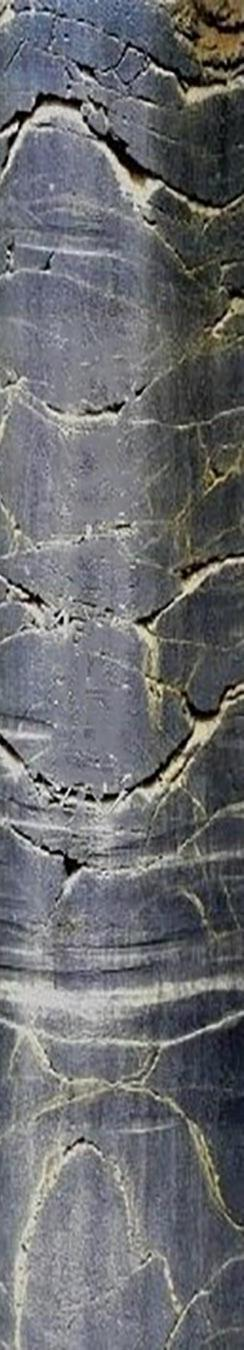
#> input picture data/1.jpg, 244 x 1350 px
$ python -i preprocessing.py   (imports and definitions only)
#> lines starting #> are read from the running program, lines starting #| are printed output that depends on the picture
### utils.py
"""
工具函数模块

包含通用的辅助函数：
- 文件IO操作
- 图像读取和归一化
- 目录管理
- 像素-毫米换算
"""

import os
import numpy as np
import cv2


# [21 lines left out: functions ensure_dir, imread_gray, not called in this run]


def normalize01(x):
    """
    将数组归一化到[0,1]范围

    Args:
        x: 输入数组

    Returns:
        numpy.ndarray: 归一化后的数组
    """
    x = x.astype(np.float32)
    mn, mx = np.min(x), np.max(x)
    if mx - mn < 1e-6:
        return np.zeros_like(x, dtype=np.float32)
    return (x - mn) / (mx - mn)


def circular_pad_h(img, pad_left, pad_right):
    """水平方向环形填充，以贴合圆柱展开的周向周期边界"""
    return np.hstack([img[:, -pad_left:], img, img[:, :pad_right]])


# [23 lines left out: functions circular_unpad_h, estimate_px_per_mm, not called in this run]

### preprocessing.py
"""
预处理模块

包含图像预处理功能：
- 光照矫正
- 竖条纹抑制
- 环形边界处理
"""

import numpy as np
import cv2
from utils import normalize01


def illumination_correction(gray):
    """
    同态/Retinex风格的光照矫正 + 自适应直方图均衡

    Args:
        gray: 灰度图像 (uint8)

    Returns:
        numpy.ndarray: 光照矫正后的图像
    """
    g = gray.astype(np.float32) / 255.0
    # 大尺度模糊估计背景
    bg = cv2.GaussianBlur(g, (0, 0), sigmaX=15, sigmaY=15)
    # 归一化抑制非均匀照明
    norm = normalize01(g / (bg + 1e-3))
    # 自适应均衡（CLAHE）
    clahe = cv2.createCLAHE(clipLimit=2.0, tileGridSize=(8, 8))
    out = clahe.apply((norm * 255).astype(np.uint8))
    return out


def suppress_vertical_stripes(gray, strength=0.25):
    """
    利用方向形态学估计竖条纹（泥浆/拼接线）并减弱之

    Args:
        gray: 灰度图像
        strength: 抑制强度 [0, 1]

    Returns:
        numpy.ndarray: 抑制竖条纹后的图像
    """
    h, w = gray.shape
    ksize = max(9, int(0.03 * h))  # 竖向核高度
    kernel = cv2.getStructuringElement(cv2.MORPH_RECT, (1, ksize))
    vertical_est = cv2.morphologyEx(gray, cv2.MORPH_OPEN, kernel)
    vertical_est = cv2.GaussianBlur(vertical_est, (0, 0), 3)
    out = cv2.addWeighted(gray, 1.0, vertical_est, -float(strength), 0)
    out = np.clip(out, 0, 255).astype(np.uint8)
    return out


def preprocess_image(gray_img):
    """
    完整的图像预处理流程

    Args:
        gray_img: 输入的灰度图像

    Returns:
        numpy.ndarray: 预处理后的图像
    """
    # 光照矫正
    corrected = illumination_correction(gray_img)

    # 竖条纹抑制
    cleaned = suppress_vertical_stripes(corrected)

    return cleaned

>>> import cv2
>>> picture = cv2.imread('data/1.jpg', cv2.IMREAD_GRAYSCALE)
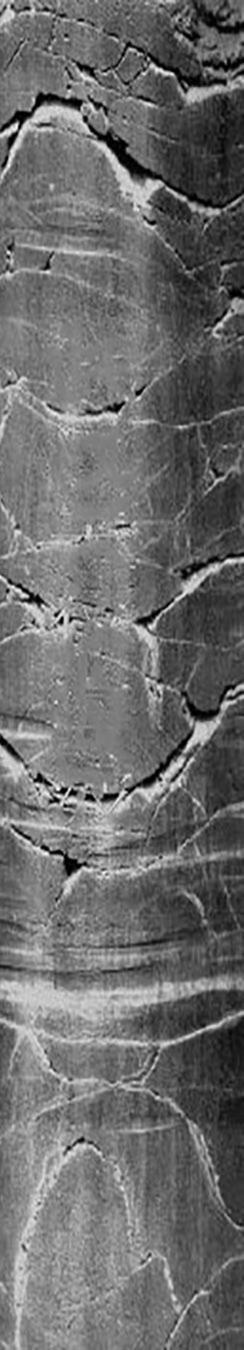
#> picture: shape (1350, 244); min 0, max 255, mean 107.8
>>> result = preprocess_image(picture)
#> in illumination_correction, `bg = cv2.GaussianBlur(g, (0, 0), sigmaX=15, sigmaY=15)`:
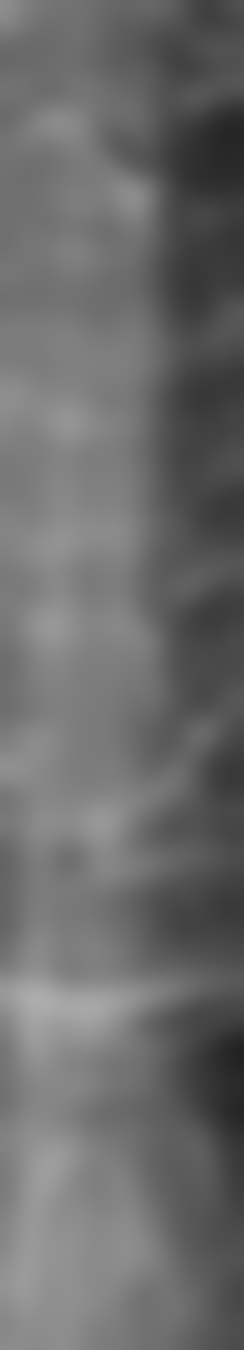
#> bg: shape (1350, 244) float32; min 0.135, max 0.681, mean 0.423
#> in normalize01, `x = x.astype(np.float32)`:
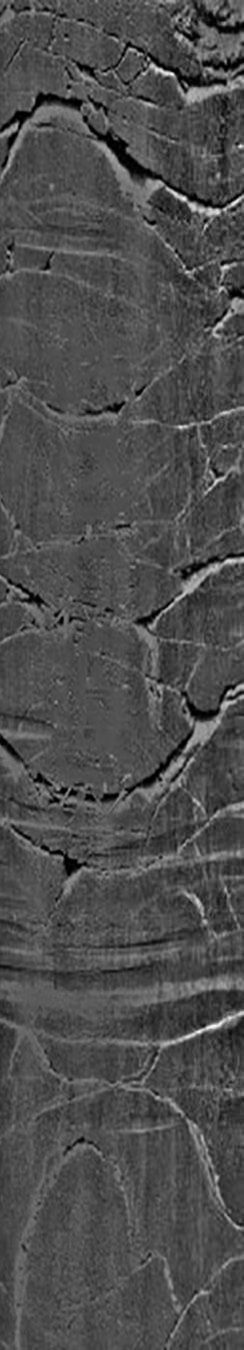
#> x: shape (1350, 244) float32; min 0, max 3.23, mean 0.99; drawn with min black and max white
#> in normalize01, `mn, mx = np.min(x), np.max(x)`: mn = 0; mx = 3.23
#> in illumination_correction, `out = clahe.apply((norm * 255).astype(np.uint8))`:
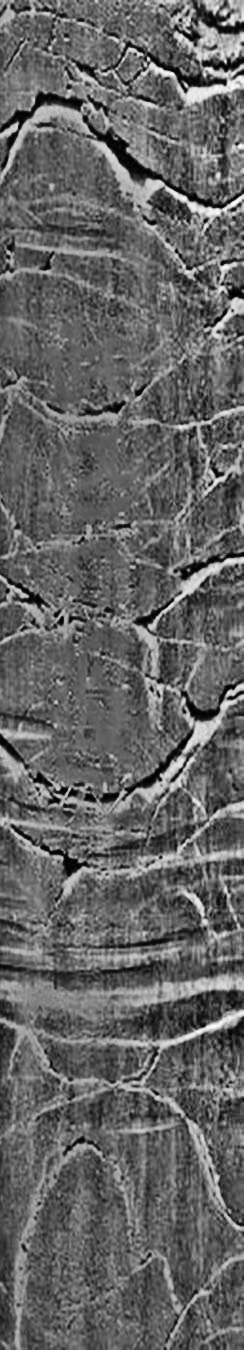
#> out: shape (1350, 244); min 1, max 255, mean 100.5
#> in suppress_vertical_stripes, `vertical_est = cv2.morphologyEx(gray, cv2.MORPH_OPEN, kernel)`:
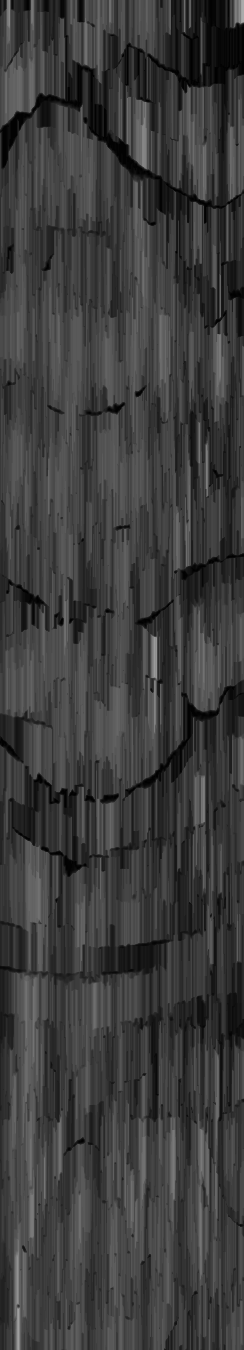
#> vertical_est: shape (1350, 244); min 1, max 171, mean 60.4
#> in suppress_vertical_stripes, `vertical_est = cv2.GaussianBlur(vertical_est, (0, 0), 3)`:
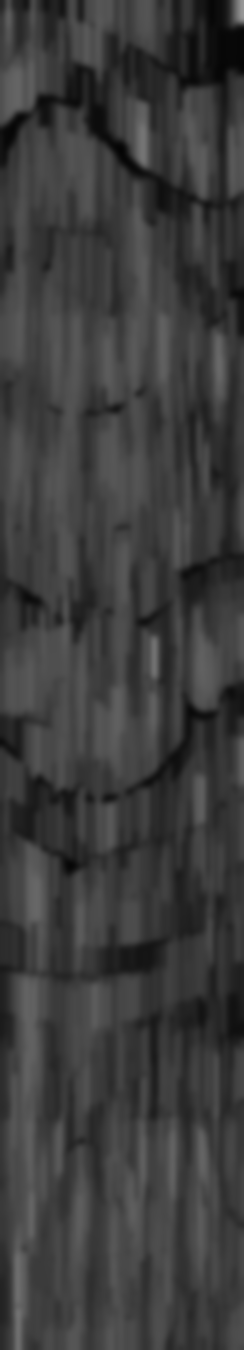
#> vertical_est: shape (1350, 244); min 4, max 152, mean 60.4
#> in suppress_vertical_stripes, `out = cv2.addWeighted(gray, 1.0, vertical_est, -float(strength), 0)`:
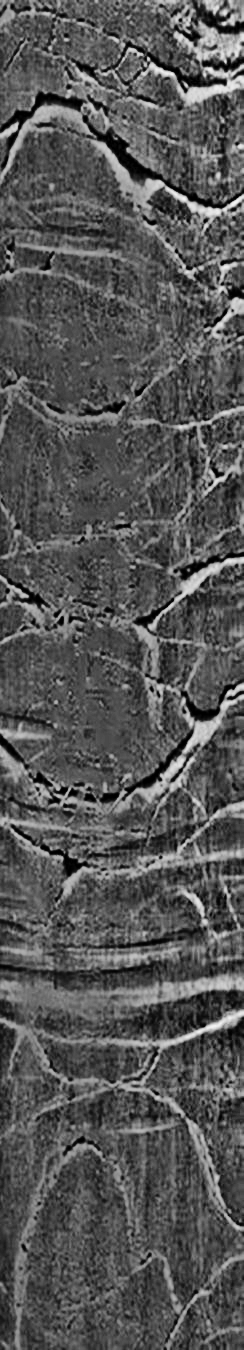
#> out: shape (1350, 244); min 0, max 246, mean 85.5

$ run again, on data/2.jpg
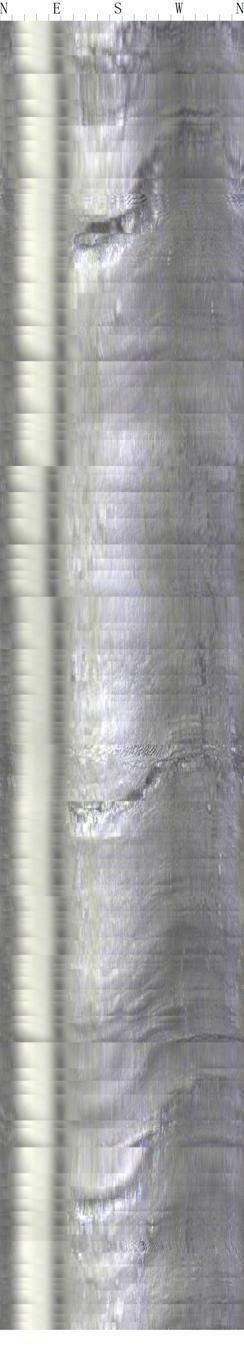
#> input picture data/2.jpg, 244 x 1350 px
#> in normalize01, `x = x.astype(np.float32)`:
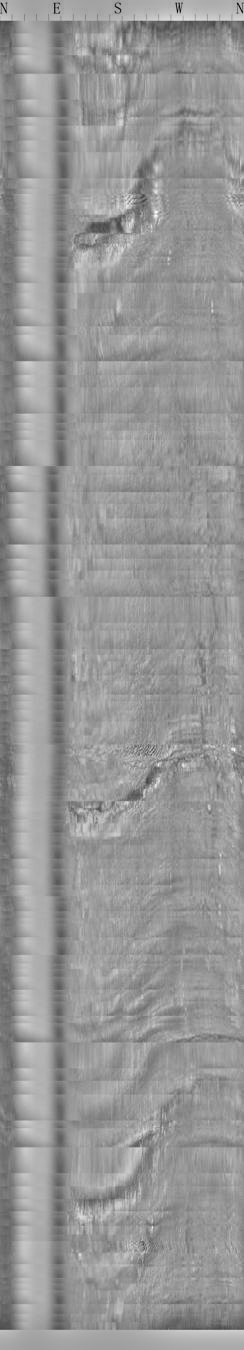
#> x: shape (1350, 244) float32; min 0.0847, max 1.62, mean 0.993; drawn with min black and max white
#> mn = 0.0847; mx = 1.62
#> in suppress_vertical_stripes, `out = cv2.addWeighted(gray, 1.0, vertical_est, -float(strength), 0)`:
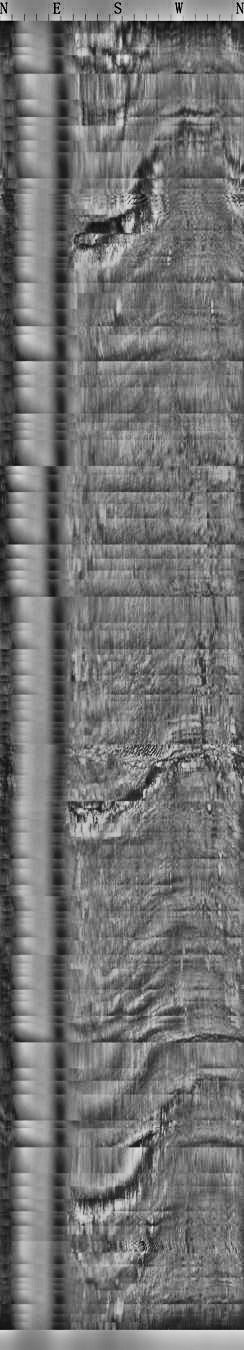
#> out: shape (1350, 244); min 0, max 234, mean 114.9

$ run again, on data/3.jpg
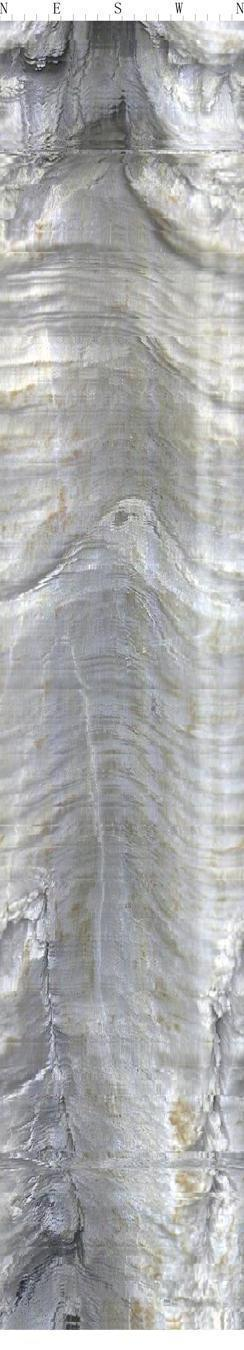
#> input picture data/3.jpg, 244 x 1350 px
#> in normalize01, `x = x.astype(np.float32)`:
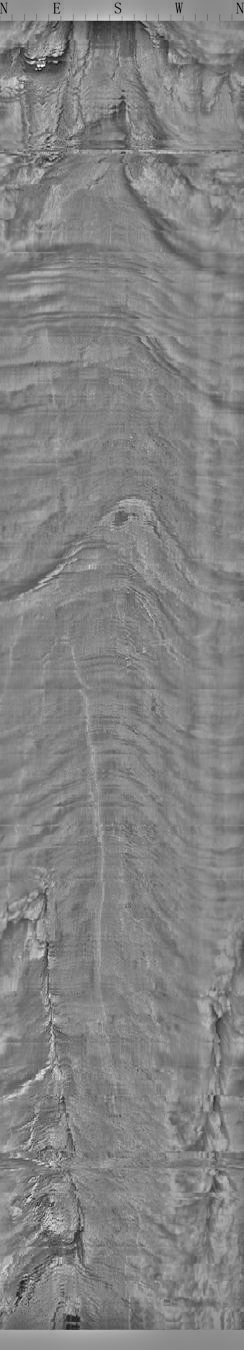
#> x: shape (1350, 244) float32; min 0.0772, max 1.86, mean 0.995; drawn with min black and max white
#> mn = 0.0772; mx = 1.86
#> in suppress_vertical_stripes, `out = cv2.addWeighted(gray, 1.0, vertical_est, -float(strength), 0)`:
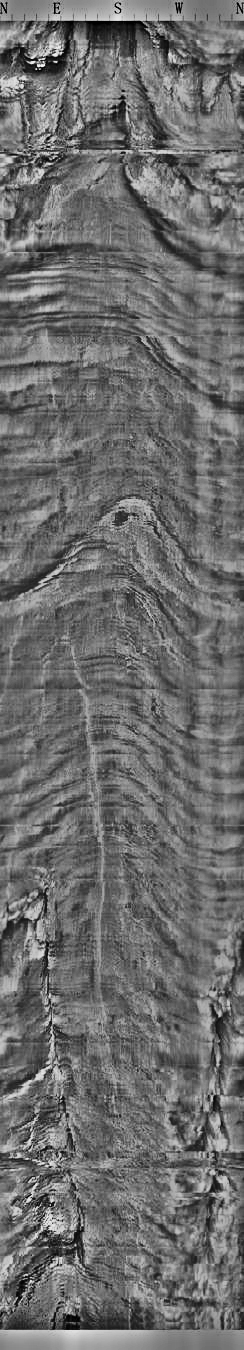
#> out: shape (1350, 244); min 0, max 246, mean 108.8

$ run again, on data/4.jpg
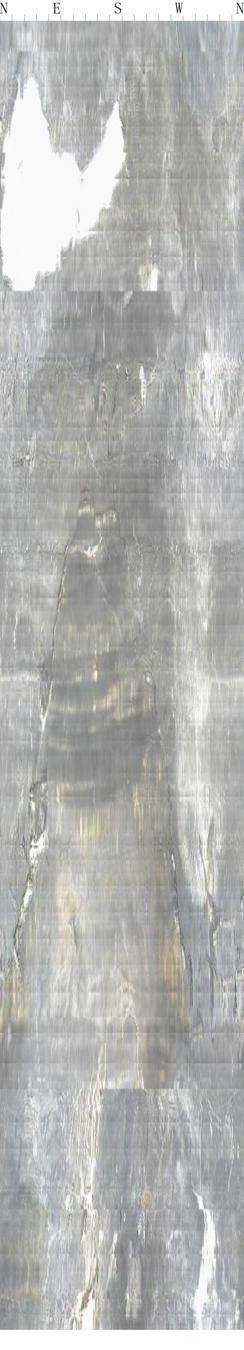
#> input picture data/4.jpg, 244 x 1350 px
#> mn = 0.08; mx = 1.59
#> in suppress_vertical_stripes, `out = cv2.addWeighted(gray, 1.0, vertical_est, -float(strength), 0)`:
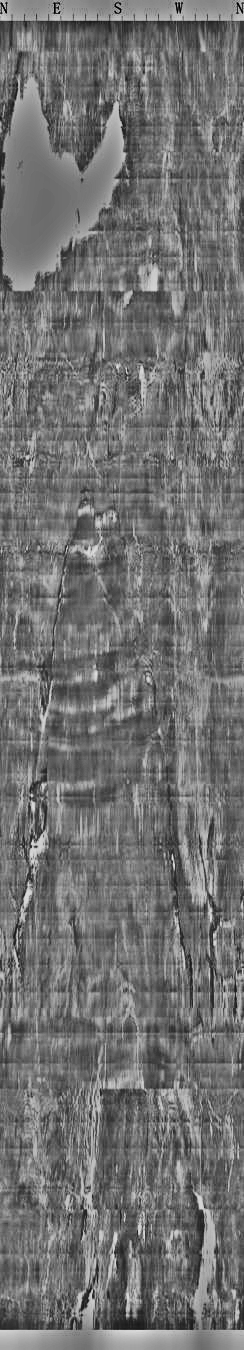
#> out: shape (1350, 244); min 0, max 228, mean 112.8
